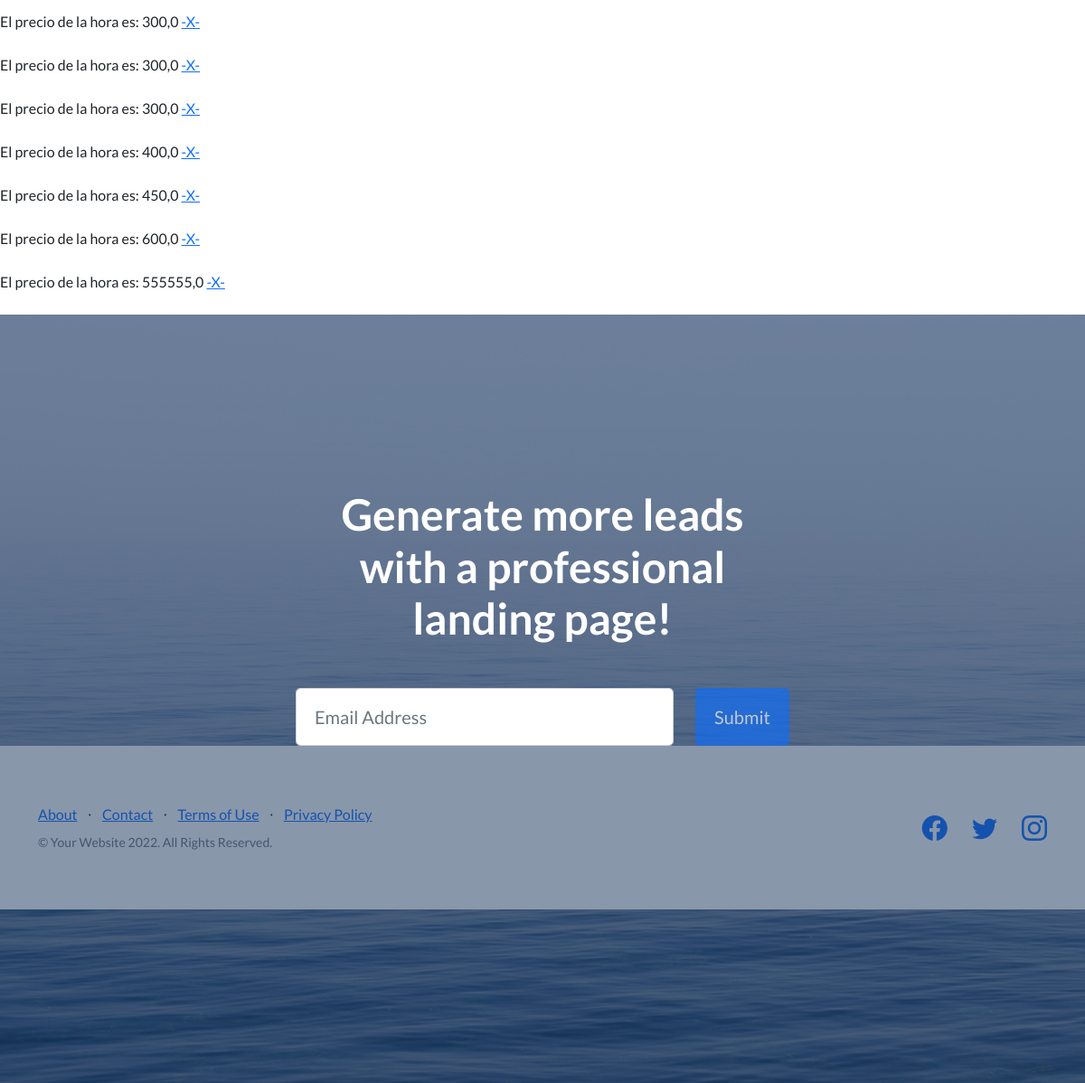
The page /MiApp/estacionamiento/ (lower part) on the database as committed earlier.
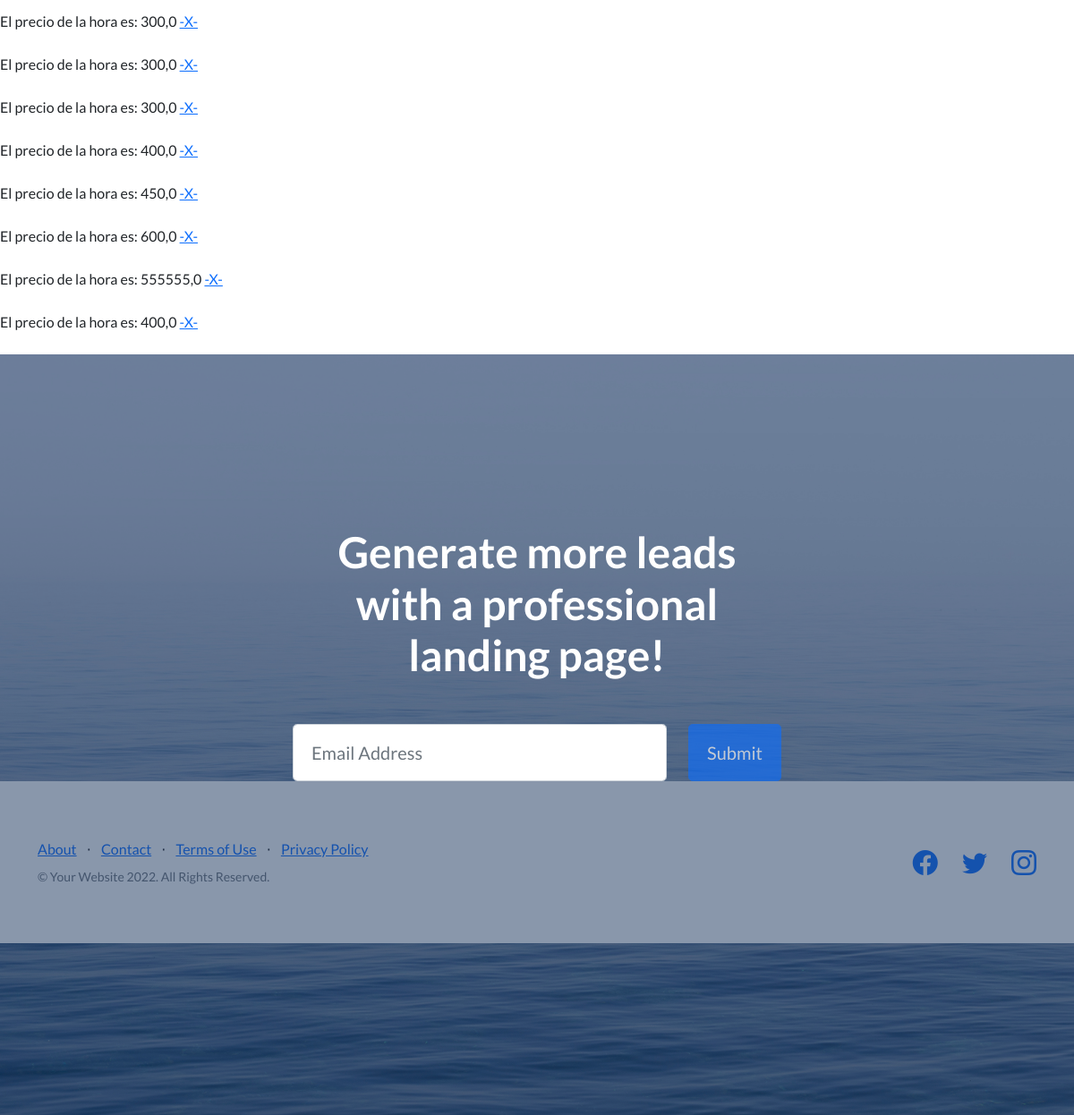
The same page on the database as committed later.
### MiApp/models.py (models this page shows, shortened)
class Estacionamiento(models.Model):
    PrecioHora=models.FloatField(max_length=40)
    hora_ingreso=models.DateTimeField()
    hora_egreso=models.DateTimeField()

### MiApp/views.py (the view)
# urls.py: path('estacionamiento/', estacionamiento, name='AppEstacionamiento'),
def estacionamiento(request):
    estacionamientos = Estacionamiento.objects.all()
    contexto = {
        'estacionamientos': estacionamientos
    }
    return render(request,"Apps/estacionamiento.html", contexto)

### templates/Apps/estacionamiento.html (shortened to what this page needs)
{% extends 'index.html' %}
{% block inicio %}
    {% for estacion in estacionamientos %}
        El precio de la hora es: {{ estacion.PrecioHora }}
        <a href="{% url 'AppPrecioEliminar' estacion.PrecioHora %}">-X-</a>
        <br>
        <br>
    {% endfor %}
{% endblock %}

Rows that differ between the two databases and show on the page:
added Estacionamiento: PrecioHora "400,0"
